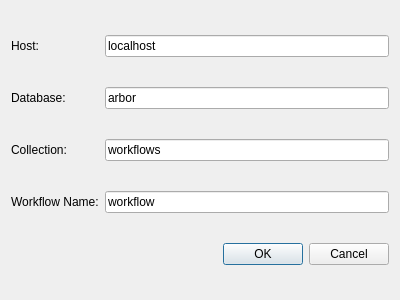
<?xml version="1.0" encoding="UTF-8"?>
<ui version="4.0">
 <class>voMongoSaveDialog</class>
 <widget class="QDialog" name="voMongoSaveDialog">
  <property name="geometry">
   <rect>
    <x>0</x>
    <y>0</y>
    <width>400</width>
    <height>300</height>
   </rect>
  </property>
  <property name="windowTitle">
   <string>Save Workflow to MongoDB</string>
  </property>
  <layout class="QGridLayout" name="gridLayout">
   <item row="0" column="0">
    <widget class="QLabel" name="hostLabel">
     <property name="text">
      <string>Host:</string>
     </property>
    </widget>
   </item>
   <item row="0" column="1">
    <widget class="QLineEdit" name="hostInput">
     <property name="text">
      <string>localhost</string>
     </property>
    </widget>
   </item>
   <item row="1" column="0">
    <widget class="QLabel" name="databaseLabel">
     <property name="text">
      <string>Database:</string>
     </property>
    </widget>
   </item>
   <item row="1" column="1">
    <widget class="QLineEdit" name="databaseInput">
     <property name="text">
      <string>arbor</string>
     </property>
    </widget>
   </item>
   <item row="2" column="0">
    <widget class="QLabel" name="collectionLabel">
     <property name="text">
      <string>Collection:</string>
     </property>
    </widget>
   </item>
   <item row="2" column="1">
    <widget class="QLineEdit" name="collectionInput">
     <property name="text">
      <string>workflows</string>
     </property>
    </widget>
   </item>
   <item row="3" column="0">
    <widget class="QLabel" name="label">
     <property name="text">
      <string>Workflow Name:</string>
     </property>
    </widget>
   </item>
   <item row="3" column="1">
    <widget class="QLineEdit" name="workflowNameInput">
     <property name="text">
      <string>workflow</string>
     </property>
    </widget>
   </item>
   <item row="4" column="0" colspan="2">
    <widget class="QDialogButtonBox" name="buttonBox">
     <property name="orientation">
      <enum>Qt::Horizontal</enum>
     </property>
     <property name="standardButtons">
      <set>QDialogButtonBox::Cancel|QDialogButtonBox::Ok</set>
     </property>
    </widget>
   </item>
  </layout>
 </widget>
 <resources/>
 <connections>
  <connection>
   <sender>buttonBox</sender>
   <signal>accepted()</signal>
   <receiver>voMongoSaveDialog</receiver>
   <slot>accept()</slot>
   <hints>
    <hint type="sourcelabel">
     <x>248</x>
     <y>254</y>
    </hint>
    <hint type="destinationlabel">
     <x>157</x>
     <y>274</y>
    </hint>
   </hints>
  </connection>
  <connection>
   <sender>buttonBox</sender>
   <signal>rejected()</signal>
   <receiver>voMongoSaveDialog</receiver>
   <slot>reject()</slot>
   <hints>
    <hint type="sourcelabel">
     <x>316</x>
     <y>260</y>
    </hint>
    <hint type="destinationlabel">
     <x>286</x>
     <y>274</y>
    </hint>
   </hints>
  </connection>
 </connections>
</ui>
